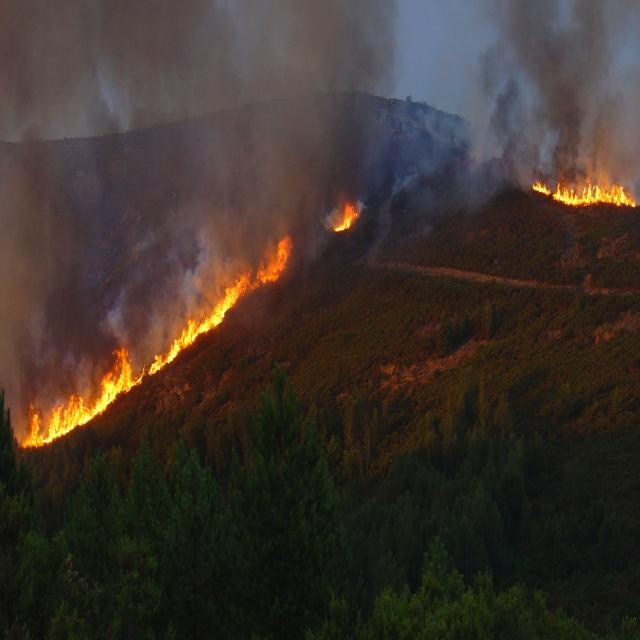
#> input picture dataset/images/fire_00000.jpg, 640 x 640 px, found by its file name; its folder holds only this picture in this run
$ python _find_slide_img.py
#> lines starting #> are read from the running program, lines starting #| are printed output that depends on the picture; after the words box and inside, x2 and y2 are one past the last pixel; in counts of white or black regions, pixels touching at a corner belong together
"""
Slayt için uygun görsel bulma:
- Gece / düşük ışık (düşük ortalama parlaklık)
- Duman varlığı (gri ton piksel oranı yüksek)
- Alev renk spektrumu geniş
- Makul IoU (0.55–0.85 arası — ne çok iyi ne çok kötü)
"""

import cv2
import numpy as np
import os
import matplotlib
matplotlib.use("Agg")
import matplotlib.pyplot as plt

IMG_DIR  = "dataset/images"
MASK_DIR = "dataset/masks"

files = sorted([f for f in os.listdir(IMG_DIR) if f.endswith(".jpg")])

def smoke_ratio(img_bgr):
    """Gri/duman piksel oranı: düşük doygunluk + orta parlaklık."""
    hsv = cv2.cvtColor(img_bgr, cv2.COLOR_BGR2HSV).astype(float)
    s, v = hsv[:,:,1], hsv[:,:,2]
    smoke = ((s < 50) & (v > 60) & (v < 200))
    return smoke.sum() / smoke.size

def night_score(img_bgr):
    """Düşük ortalama parlaklık → gece/karanlık sahne."""
    gray = cv2.cvtColor(img_bgr, cv2.COLOR_BGR2GRAY)
    return 1.0 - gray.mean() / 255.0   # yüksek = daha karanlık

def hue_range(img_bgr, mask):
    """Alev bölgesindeki hue aralığı → renk spektrumu genişliği."""
    hsv = cv2.cvtColor(img_bgr, cv2.COLOR_BGR2HSV)
    h = hsv[:,:,0][mask > 0]
    if len(h) == 0:
        return 0
    return int(h.max()) - int(h.min())

def iou(pred_mask, gt_mask):
    pred = pred_mask > 0
    gt   = gt_mask > 0
    inter = (pred & gt).sum()
    union = (pred | gt).sum()
    return inter / union if union > 0 else 0.0

# Basit eşikli tahmin (pipeline yerine hızlı yaklaşım)
def quick_pred(img_bgr):
    hsv = cv2.cvtColor(img_bgr, cv2.COLOR_BGR2HSV)
    h, s, v = hsv[:,:,0], hsv[:,:,1], hsv[:,:,2]
    return ((h <= 35) | (h >= 145)) & (s >= 100) & (v >= 120)

candidates = []
np.random.seed(42)
sample = np.random.choice(len(files), min(400, len(files)), replace=False)

for idx in sample:
    fname = files[idx]
    img_path  = os.path.join(IMG_DIR,  fname)
    mask_path = os.path.join(MASK_DIR, fname.replace(".jpg", ".png"))
    if not os.path.exists(mask_path):
        continue

    img  = cv2.imread(img_path)
#> img is the input picture: shape (640, 640, 3); mean B, G, R 45.5, 51.8, 61.9
    mask = cv2.imread(mask_path, cv2.IMREAD_GRAYSCALE)
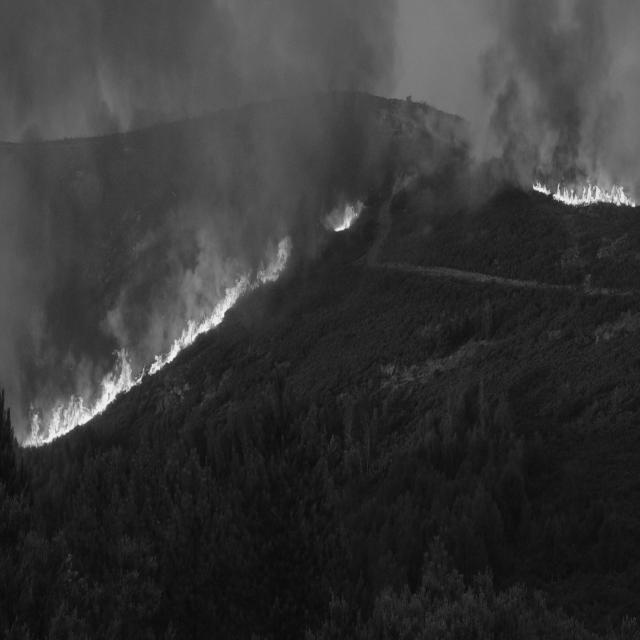
#> mask: shape (640, 640); min 6, max 247, mean 54.1
    if img is None or mask is None:
        continue

    sm   = smoke_ratio(img)
#> in smoke_ratio, `hsv = cv2.cvtColor(img_bgr, cv2.COLOR_BGR2HSV).astype(float)`:
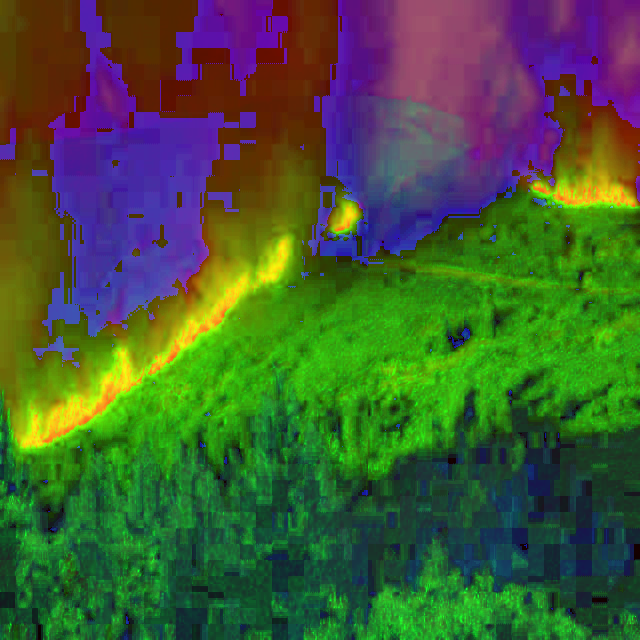
#> hsv: shape (640, 640, 3) float64; mean B, G, R 52.5, 90.6, 65.8
#> in smoke_ratio, `s, v = hsv[:,:,1], hsv[:,:,2]`:
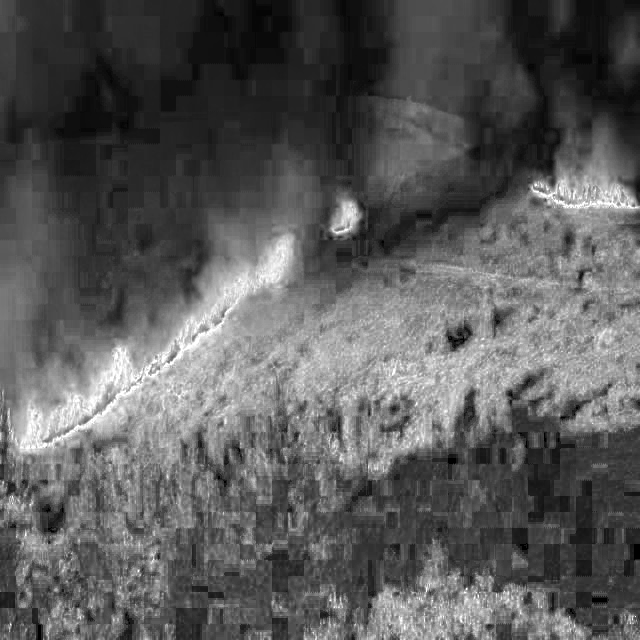
#> s: shape (640, 640) float64; min 0, max 255, mean 90.6
#> in smoke_ratio, `s, v = hsv[:,:,1], hsv[:,:,2]`:
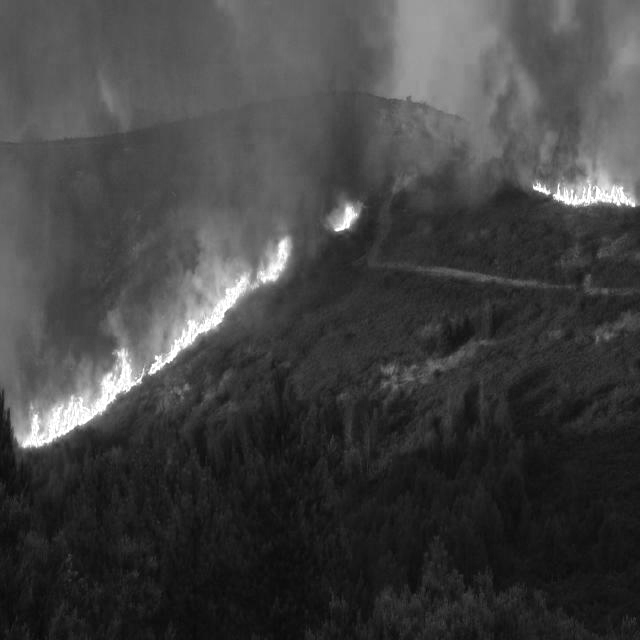
#> v: shape (640, 640) float64; min 6, max 255, mean 65.8
#> in smoke_ratio, `smoke = ((s < 50) & (v > 60) & (v < 200))`:
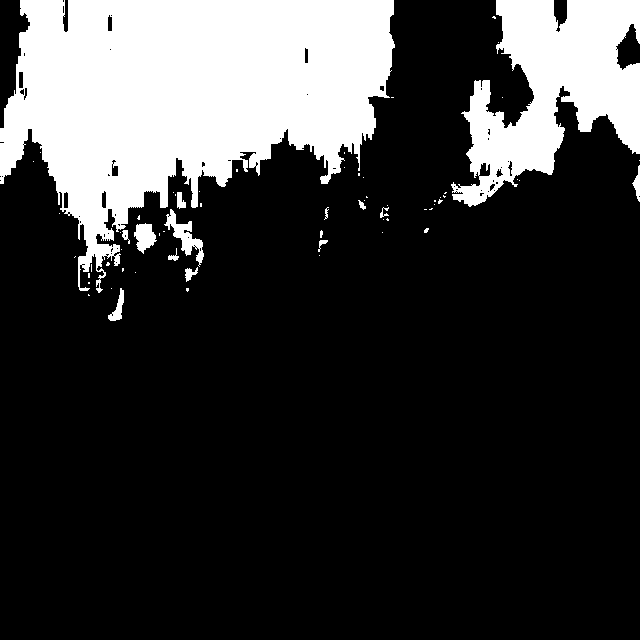
#> smoke: shape (640, 640) bool; 21.9% white; 65 white regions (51 under 20 px), largest, box (x1, y1, x2, y2) and area: (0, 0, 395, 293) 66452, (451, 0, 640, 207) 20856, (164, 209, 204, 267) 710
#> sm = 0.219
    ns   = night_score(img)
#> ns = 0.788
    hr   = hue_range(img, mask)
#> in hue_range, `hsv = cv2.cvtColor(img_bgr, cv2.COLOR_BGR2HSV)`: hsv: shape (640, 640, 3); mean H, S, V 52.5, 90.6, 65.8
#> hr = 179
    pred = quick_pred(img).astype(np.uint8) * 255
#> in quick_pred, `h, s, v = hsv[:,:,0], hsv[:,:,1], hsv[:,:,2]`:
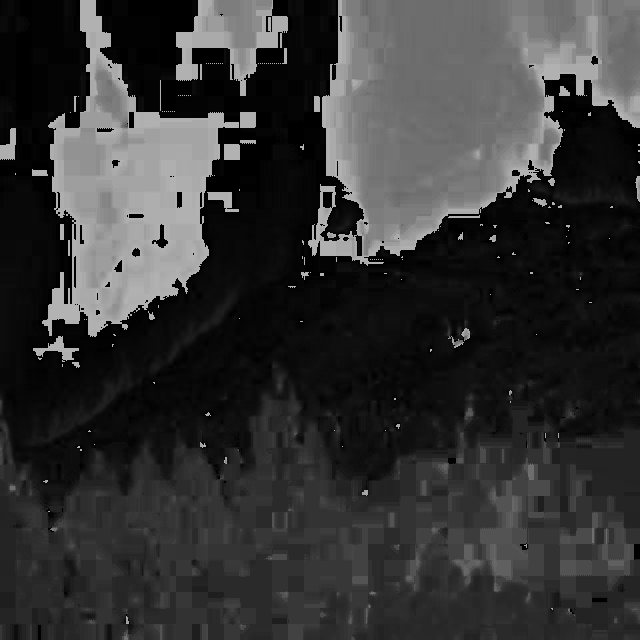
#> h: shape (640, 640); min 0, max 179, mean 52.5
#> in quick_pred, `return ((h <= 35) | (h >= 145)) & (s >= 100) & (v >= 120)`:
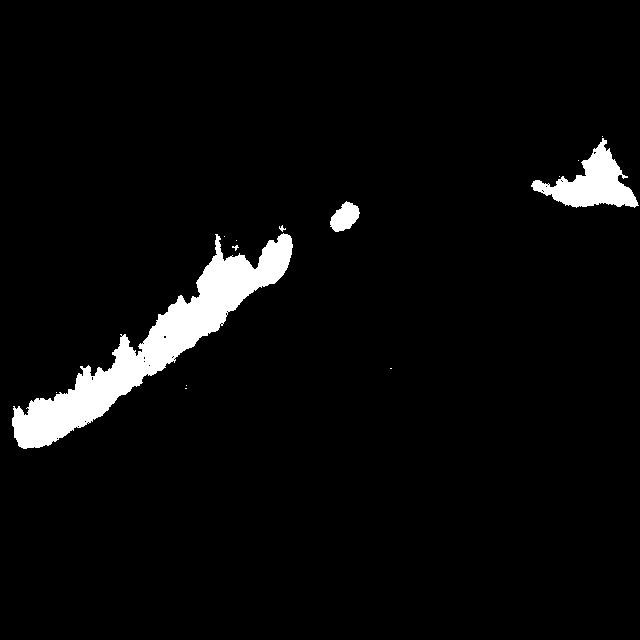
#> returned value: shape (640, 640) bool; 4.2% white; 14 white regions (10 under 20 px), largest, box (x1, y1, x2, y2) and area: (12, 233, 293, 449) 13339, (531, 138, 639, 208) 3196, (330, 201, 360, 232) 592, (279, 225, 286, 232) 22
    iou_v = iou(pred, mask)
#> in iou, `gt   = gt_mask > 0`: gt: shape (640, 640) bool; every value is 1
#> in iou, `inter = (pred & gt).sum()`: inter = 17179
#> in iou, `union = (pred | gt).sum()`: union = 409600
#> iou_v = 0.0419

    # Seçim kriterleri
    if 0.45 < iou_v < 0.88 and sm > 0.08 and ns > 0.45 and hr > 10:
        score = sm * 0.4 + ns * 0.4 + min(hr, 30) / 30.0 * 0.2
        candidates.append((score, fname, img, mask, sm, ns, hr, iou_v))

candidates.sort(reverse=True)
top = candidates[:9]
print(f"Toplam aday: {len(candidates)}, gösterilen: {len(top)}")

# 3×3 ızgara olarak kaydet
fig, axes = plt.subplots(3, 3, figsize=(12, 12))
for ax, (score, fname, img, mask, sm, ns, hr, iou_v) in zip(axes.flat, top):
    rgb = cv2.cvtColor(img, cv2.COLOR_BGR2RGB)
    ax.imshow(rgb)
    ax.set_title(f"{fname}\nDuman:{sm:.2f} Gece:{ns:.2f} Hue:{hr} IoU:{iou_v:.2f}",
                 fontsize=7)
    ax.axis("off")

for ax in axes.flat[len(top):]:
    ax.axis("off")

plt.suptitle("Slayt İçin Aday Görseller (duman + gece + renk spektrumu)", fontsize=11)
plt.tight_layout()
plt.savefig("outputs/_candidate_preview.png", dpi=100, bbox_inches="tight")
print("Kaydedildi: outputs/_candidate_preview.png")
for i, (score, fname, *_) in enumerate(top):
    print(f"  [{i+1}] {fname}  (skor={score:.3f})")

$ run again, on dataset/images/fire_00060.jpg
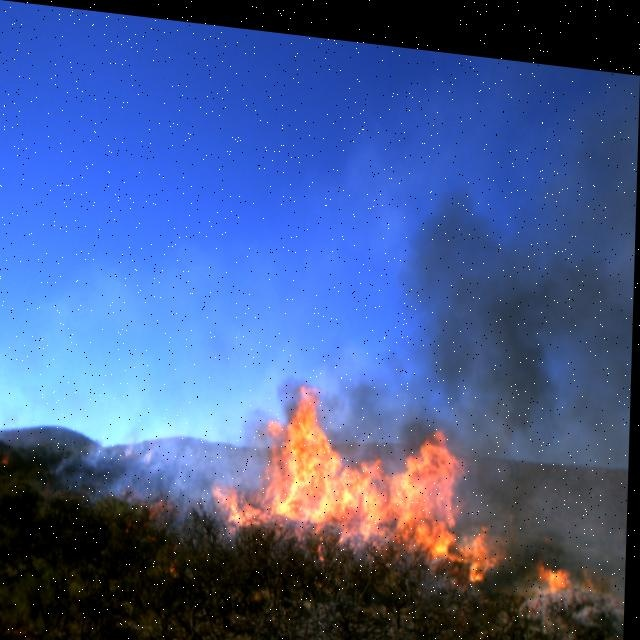
#> input picture dataset/images/fire_00060.jpg, 640 x 640 px, found by its file name
#> img is the input picture: shape (640, 640, 3); mean B, G, R 142.7, 89.6, 68.6
#> in smoke_ratio, `smoke = ((s < 50) & (v > 60) & (v < 200))`:
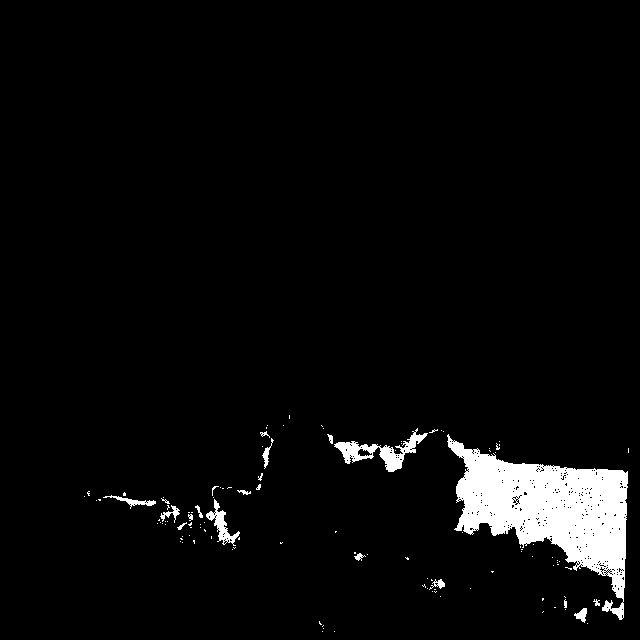
#> smoke: shape (640, 640) bool; 4.2% white; 116 white regions (99 under 20 px), largest, box (x1, y1, x2, y2) and area: (447, 434, 628, 620) 14417, (334, 428, 428, 472) 1195, (206, 499, 240, 546) 464
#> sm = 0.0422
#> ns = 0.65
#> hr = 179
#> pred: shape (640, 640); 4.7% white; 38 white regions (31 under 20 px), largest, box (x1, y1, x2, y2) and area: (225, 399, 503, 583) 18197, (538, 566, 573, 596) 646, (375, 541, 388, 552) 68
#> in iou, `gt   = gt_mask > 0`:
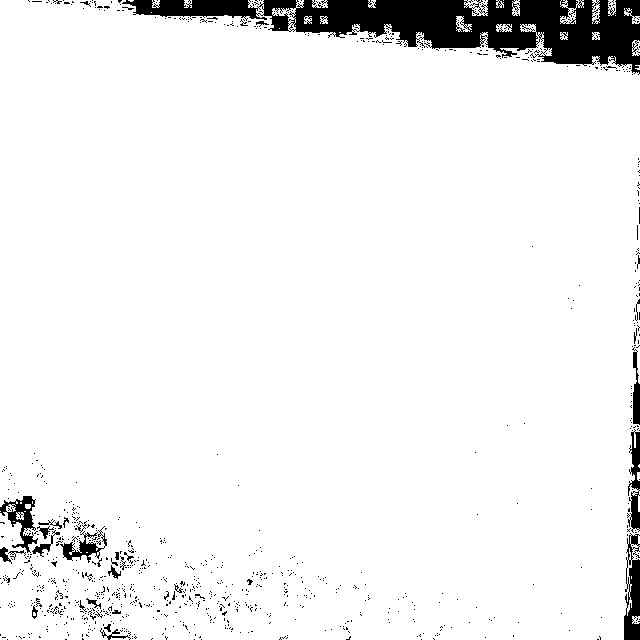
#> gt: shape (640, 640) bool; 94.2% white; 967 black regions (934 under 20 px), largest, box (x1, y1, x2, y2) and area: (122, 0, 640, 75) 16992, (624, 533, 640, 640) 1143, (0, 496, 38, 553) 785
#> inter = 19140
#> union = 385707
#> iou_v = 0.0496

$ run again, on dataset/images/fire_00073.jpg
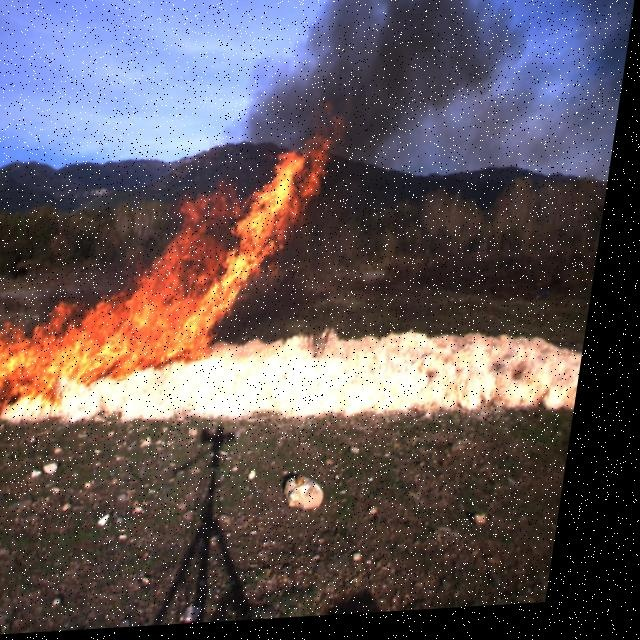
#> input picture dataset/images/fire_00073.jpg, 640 x 640 px, found by its file name
#> img is the input picture: shape (640, 640, 3); mean B, G, R 89.9, 86.2, 97.5
#> in smoke_ratio, `smoke = ((s < 50) & (v > 60) & (v < 200))`:
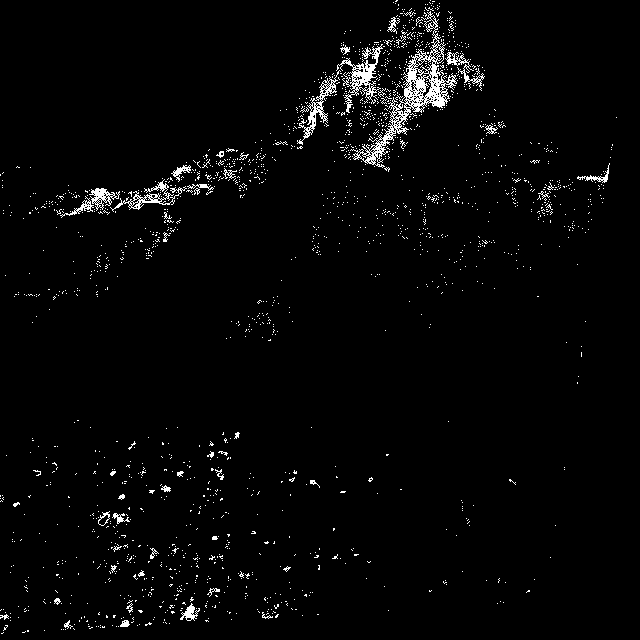
#> smoke: shape (640, 640) bool; 2.5% white in thin lines or dots
#> sm = 0.0253
#> ns = 0.647
#> hr = 179
#> pred: shape (640, 640); 7.2% white; 231 white regions (199 under 20 px), largest, box (x1, y1, x2, y2) and area: (0, 140, 331, 423) 26848, (481, 392, 524, 411) 241, (511, 360, 533, 384) 229
#> in iou, `gt   = gt_mask > 0`:
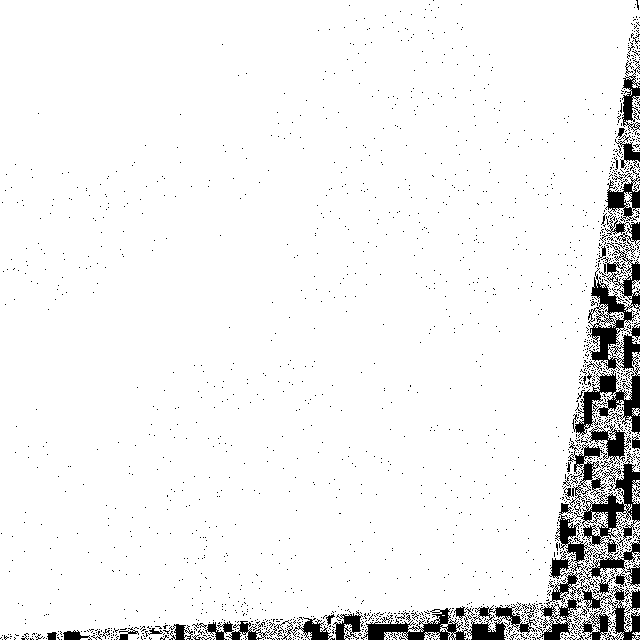
#> gt: shape (640, 640) bool; 94.1% white; 1954 black regions (1910 under 20 px), largest, box (x1, y1, x2, y2) and area: (537, 451, 640, 640) 6632, (572, 242, 640, 438) 4802, (361, 603, 537, 640) 2489
#> inter = 29432
#> union = 385343
#> iou_v = 0.0764

$ run again, on dataset/images/fire_00076.jpg
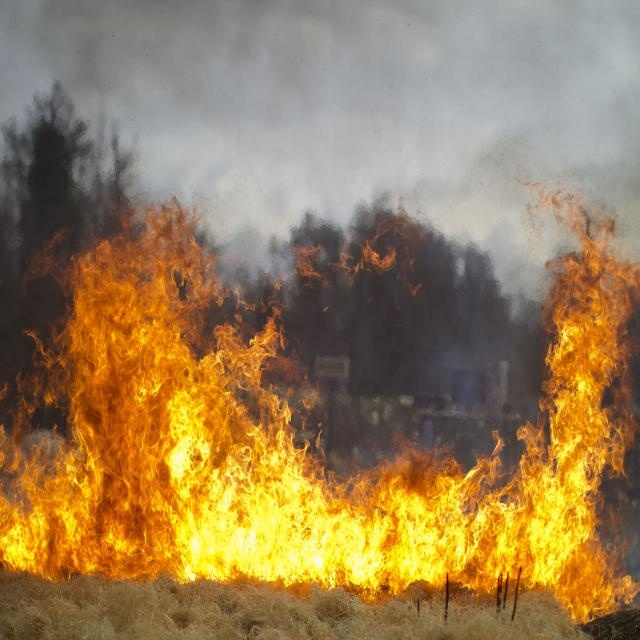
#> input picture dataset/images/fire_00076.jpg, 640 x 640 px, found by its file name
#> img is the input picture: shape (640, 640, 3); mean B, G, R 85.7, 126.4, 153.4
#> smoke: shape (640, 640) bool; 44.2% white; 97 white regions (80 under 20 px), largest, box (x1, y1, x2, y2) and area: (0, 0, 640, 467) 177954, (625, 497, 640, 580) 842, (376, 232, 416, 310) 777
#> sm = 0.442
#> ns = 0.491
#> hr = 179
#> in quick_pred, `return ((h <= 35) | (h >= 145)) & (s >= 100) & (v >= 120)`:
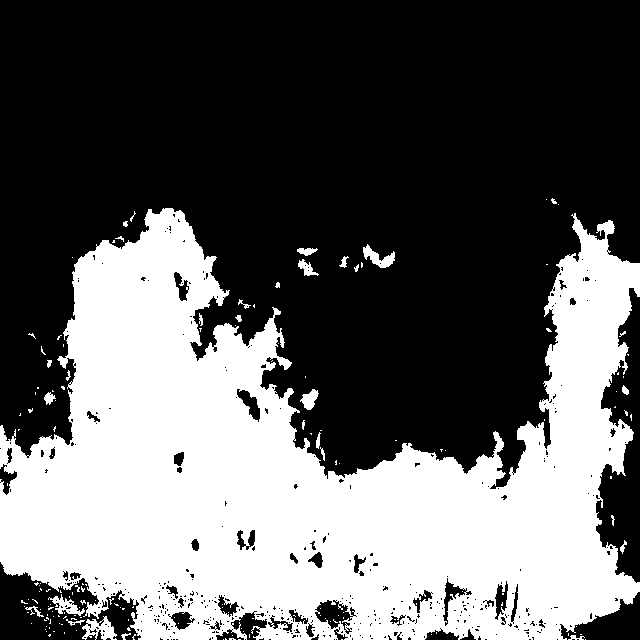
#> returned value: shape (640, 640) bool; 38.3% white; 166 white regions (137 under 20 px), largest, box (x1, y1, x2, y2) and area: (0, 208, 640, 640) 153906, (82, 616, 117, 640) 447, (363, 244, 395, 268) 337
#> gt: shape (640, 640) bool; every value is 1
#> inter = 156865
#> union = 409600
#> iou_v = 0.383
